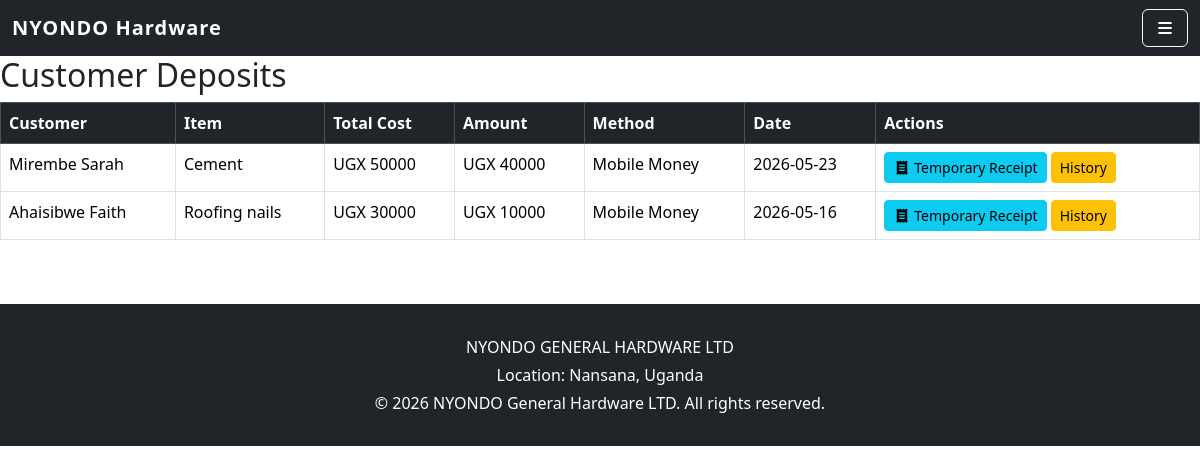
Screenshot of /deposits/ with the database file from the repository.
### dupapp/models.py (models this page shows, shortened)
class Deposit(models.Model):
    PAYMENT_METHODS = [
        ("Cash", "Cash"),
        ("Mobile Money", "Mobile Money"),
    ]
    customer_name = models.CharField(max_length=100)
    item_name = models.CharField(max_length=100)
    total_cost = models.DecimalField(max_digits=10, decimal_places=2)  # cost of item
    amount = models.DecimalField(max_digits=10, decimal_places=2)
    payment_method = models.CharField(max_length=20, choices=PAYMENT_METHODS)
    receipt_number = models.CharField(max_length=20, unique=True)
    date = models.DateTimeField(auto_now_add=True)

### dupapp/views.py (the view)
# urls.py: path("deposits/", views.deposit_list, name="deposit_list"),
def deposit_list(request):
    deposits = Deposit.objects.all().order_by("-date")
    return render(request, "deposit_list.html", {"deposits": deposits})

### dupapp/templates/deposit_list.html
{% extends "base_sales.html" %}
{% block content %}
<h2>Customer Deposits</h2>
<div class="table-responsive">
  <table class="table table-bordered">
    <thead class="table-dark">
      <tr>
        <th>Customer</th>
        <th>Item</th>
        <th>Total Cost</th>
        <th>Amount</th>
        <th>Method</th>
        <th>Date</th>
        <th>Actions</th>
      </tr>
    </thead>
    <tbody>
      {% for deposit in deposits %}
        <tr>
          <td>{{ deposit.customer_name }}</td>
          <td>{{ deposit.item_name }}</td>
          <td>UGX {{ deposit.total_cost|floatformat:0 }}</td>
          <td>UGX {{ deposit.amount|floatformat:0 }}</td>
          <td>{{ deposit.payment_method }}</td>
          <td>{{ deposit.date|date:"Y-m-d" }}</td>
          <td>
            <a href="{% url 'view_deposit_receipt' deposit.id %}" class="btn btn-sm btn-info">
              <i class="fas fa-receipt"></i> Temporary Receipt
            </a>
            <a href="{% url 'deposit_history' deposit.customer_name deposit.item_name %}" class="btn btn-sm btn-warning">
              History
            </a>
          </td>
        </tr>
      {% endfor %}
    </tbody>
  </table>
</div>
{% endblock %}

### dupapp/templates/base_sales.html (style rules this page uses)
.btn { transition: transform 0.2s ease, box-shadow 0.2s ease; }

### rows the page displays
Deposit: customer_name "Mirembe Sarah", item_name "Cement", total_cost "50000", amount "40000", payment_method "Mobile Money", date "2026-05-23"
Deposit: customer_name "Ahaisibwe Faith", item_name "Roofing nails", total_cost "30000", amount "10000", payment_method "Mobile Money", date "2026-05-16"
